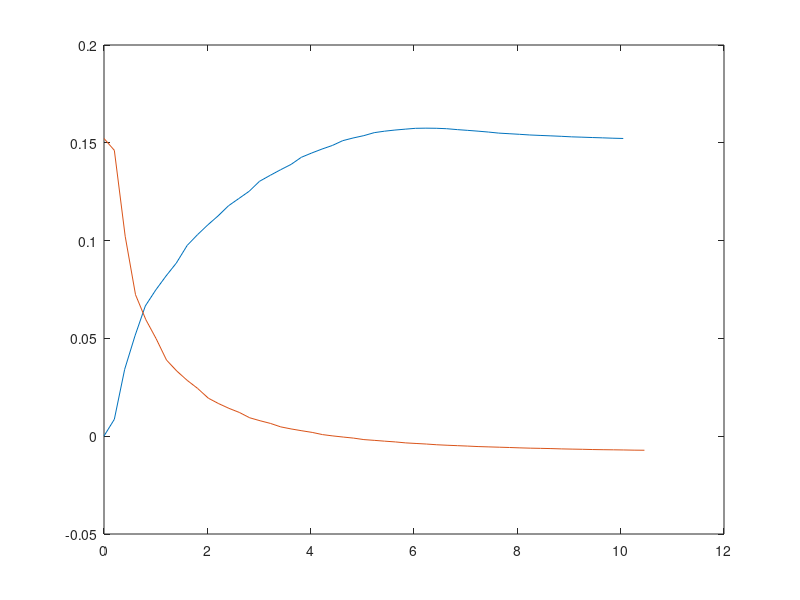

Reproduce this figure in MATLAB. (Note: this script raises an error after producing the figure.)
clear all; close all; clc

%% Inputs 
close all; clc

% load input force ("force") and time ("time)
load 8w_cold_water_avg.mat;
input_force = force / 1000; % N
input_t = time - time(1); % sec
data_freq = time(3) - time(2);

% slice the data into heating and cooling
power_on_t = 4.3;
power_off_t = 14.3;
power_on_idx = cast(power_on_t/data_freq, "uint8");
power_off_idx = cast(power_off_t/data_freq, "uint8");

heating_t = input_t(power_on_idx:power_off_idx);
heating_t = heating_t - heating_t(1);
heating_force = input_force(power_on_idx:power_off_idx);

cooling_t = input_t(power_off_idx:end);
cooling_t = cooling_t - cooling_t(1);
cooling_force = input_force(power_off_idx:end);

plot(heating_t, heating_force)
hold on
plot(cooling_t, cooling_force)


%% T1 Thruster Configuration
close all; clc

b_origami = 30; % damper (N*s/m) - currently a total guess
m_cap = 0.015; % mass (kg)
k_origami = 98.1; % spring (N/m) - 0.004" plastic
% k_origami = 18.25 % spring (N/m) - 0.002" plastic
k_tca = 25.4; % (N/m) - spring constant of TCAs between 0-4mm, becomes more nonlinear after that
b_tca = 25.4; % In water, cooling time constant = 1 (tau = B/K)

% Set up the state matrices
A = [-b_origami/m_cap, -1/m_cap; k_origami, 0];
B = [1/m_cap; 0];
C = [0, 1/k_origami; 1, 0];
D = [0; 0];

%% Solve with STEP
% close all; clc
% 
% sys = ss(A, B, C, D);
% step_tfinal = 20;
% [y_step, t_step] = step(sys, tfinal);
% plot(t_step, y_step)

%% Solve with ODE45 
% (should be the same as above if x0=[0,0] and f=[1])
close all; clc

% Heating response
x0 = [0; 0];
tfinal = 10;
tspan = [0, tfinal];

% find the state variables (x)
[t_heating,x_heating] = ode45(@(t,x) odefcn_heating(t,x,m_cap,b_origami,k_origami,heating_force,heating_t), tspan, x0);

% use the state variables (x) to find the output variables (y)
sz = size(x_heating); 
y_heating = zeros(sz); 
y_heating(:,1) = (1/k_origami)*x_heating(:,2); % displacement of the mass
y_heating(:,2) = x_heating(:,1); % velocity of the mass

% Cooling response
x0 = [x_heating(end,1); x_heating(end,2); x_heating(end,2)]; % assuming F_origami = F_tca at t=0
% x0 = [1;1;1];
tfinal = 5;
tspan = [0, tfinal];

% find the state variables (x)
[t_cooling, x_cooling] = ode45(@(t,x) odefcn_cooling(t, x, m_cap, b_origami, k_origami, b_tca, k_tca), tspan, x0);

% use the state variables (x) to find the output variables (y)
sz = size(x_cooling); 
y_cooling = zeros(sz); 
y_cooling(:,1) = (1/k_origami)*x_cooling(:,3); % displacement of the mass
y_cooling(:,2) = x_cooling(:,1); % velocity of the mass

figure
subplot(2,2,1)
plot(t_heating, y_heating(:,1)*1000)
xlabel("Time (sec)")
ylabel("X_{mass} (mm)")
title("Displacement of Cap: Contraction")

subplot(2,2,2)
plot(t_heating, y_heating(:,2)*1000)
xlabel("Time (sec)")
ylabel("V_{mass} (mm/s)")
title("Velocity of Cap: Contraction")

subplot(2,2,3)
plot(t_cooling, y_cooling(:,1)*1000)
xlabel("Time (sec)")
ylabel("X_{mass} (mm)")
title("Displacement of Cap: Expansion")

subplot(2,2,4)
plot(t_cooling, y_cooling(:,2)*1000)
xlabel("Time (sec)")
ylabel("V_{mass} (mm/s)")
title("Velocity of Cap: Expansion")

%% Animation
p.srl = 0.04;
% Position of end cap is just at zero for now
fixed_cap_pos = [zeros(size(y_heating(:,1))); zeros(size(y_cooling(:,1)));];

% Concatenation of heating and cooling positions
moving_cap_pos = [-y_heating(:,1)+p.srl ; y_cooling(:,1)+p.srl];
t_all = [t_heating; t_cooling+t_heating(end)+0.0000001]; % Need to add the 0.0000001 to make the time values all unique for the interpolation in the animation

% Horizontally concatenation fixed end cap and front cap positions
X = [fixed_cap_pos moving_cap_pos];

% Animate
salp_no_fluids_animation(p,t_all,X,false,1);

%% Functions

function dxdt = odefcn_heating(t, x, m, b, k, input_force, input_t)
    % f_t = ft(input_force, input_t, t);
    f_t = interp1(input_t, input_force, t, 'linear', 'extrap');
    dxdt = zeros(2,1);
    dxdt(1) = (-b/m)*x(1) + (-1/m)*x(2) + 6*(1/m)*f_t;
    dxdt(2) = k*x(1);
end

function dxdt = odefcn_cooling(t, x, m, b_fluid, k_origami, b_tca, k_tca)
    dxdt = zeros(3,1);
    dxdt(1) = (-b_fluid/m)*x(1) + (-1/m)*x(2) + (-1/m)*x(3);
    dxdt(2) = k_tca*x(1) + (-k_tca/b_tca)*x(2);
    dxdt(3) = k_origami*x(1);
end

function input_force = ft(f_in, t_in, t_desired)
    tol = 0.2;
    idx = find_index_near(t_in, t_desired, tol);
    input_force = f_in(idx);
end

function idx = find_index_near(vector, value, tol)
    idx = -100;
    for i = 1:length(vector)
        if abs(vector(i) - value) < tol
            idx = i;
            break
        end
    end
    if idx == -100
        disp("Could not find an index within the given tolerance")
    end
end